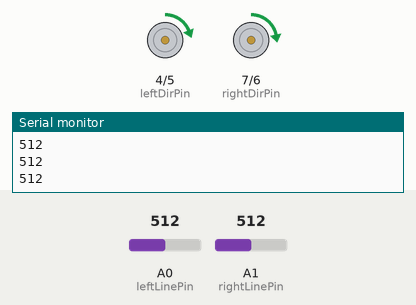
This sketch was run on a simulated Arduino Uno, built with avr-gcc and run on an emulated ATmega328P. Parts: direction and speed pins drawn as motors (green arrow = direction pin HIGH = forward, orange = LOW = backward, longer = more drive), the last lines printed to the serial monitor. The inputs (shaded band) are chosen by the test bench; at power-on: A0 (leftLinePin) = 512, A1 (rightLinePin) = 512.

Above: at 1.2 s.
1.3 s: A0 (leftLinePin) set to 760
At 2.4 s:
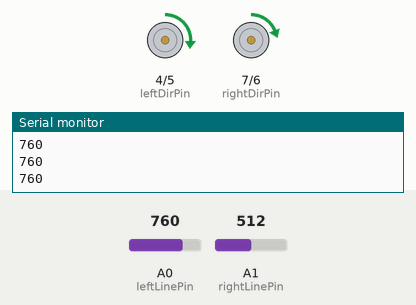
2.8 s: A1 (rightLinePin) set to 760
At 3.6 s:
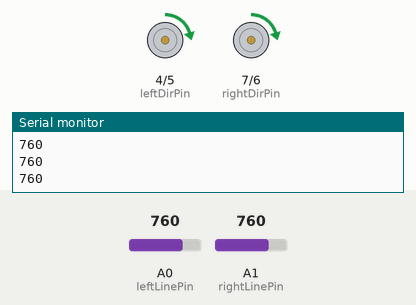
4.3 s: A0 (leftLinePin) set to 740
At 4.7 s:
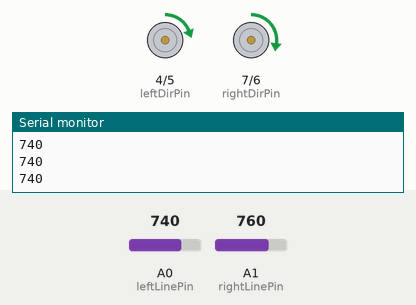
Timing chart, 0 to 7.3 s (numbered marks = the images above; inputs shaded):
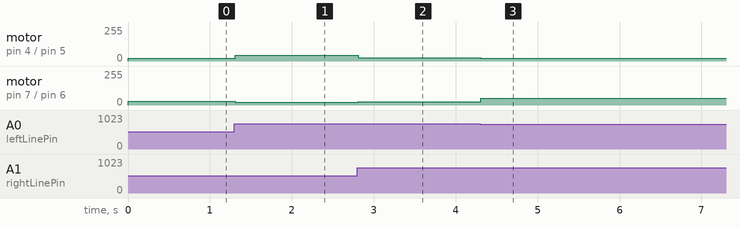

Measured:
- after the input at 1.3 s, motor on pin 4 (leftDirPin) / pin 5 (leftSpeedPin): forward 20/255 → forward 45/255 at once; motor on pin 7 (rightDirPin) / pin 6 (rightSpeedPin): forward 30/255 → forward 20/255 at once
- after the input at 2.8 s, motor on pin 4 (leftDirPin) / pin 5 (leftSpeedPin): forward 45/255 → forward 25/255 at once; motor on pin 7 (rightDirPin) / pin 6 (rightSpeedPin): forward 20/255 → forward 25/255 at once
- after the input at 4.3 s, motor on pin 4 (leftDirPin) / pin 5 (leftSpeedPin): forward 25/255 → forward 20/255 at once; motor on pin 7 (rightDirPin) / pin 6 (rightSpeedPin): forward 25/255 → forward 50/255 at once

The sketch:

sketch_feb14a.ino
```cpp
int leftLinePin = A0;
int rightLinePin = A1;

int leftDirPin = 4;
int leftSpeedPin = 5;

int rightDirPin = 7;
int rightSpeedPin = 6;

void go(int leftSpeed, int rightSpeed) {
  digitalWrite(leftDirPin, leftSpeed > 0);
  digitalWrite(rightDirPin, rightSpeed > 0);

  leftSpeed = abs(constrain(leftSpeed, -255, 255));
  rightSpeed = abs(constrain(rightSpeed, -255, 255));

  analogWrite(leftSpeedPin, leftSpeed);
  analogWrite(rightSpeedPin, rightSpeed);
}

void setup() {
  Serial.begin(9600);

  pinMode(leftDirPin, OUTPUT);
  pinMode(leftSpeedPin, OUTPUT);
  pinMode(rightDirPin, OUTPUT);
  pinMode(rightSpeedPin, OUTPUT);
}

void loop() {
  int runSpeedLeft = 30;
  int runSpeedRight = 30;
  if (analogRead(A0) > 750){
    runSpeedLeft += 10;
    runSpeedRight -= 10;
  }
  if (analogRead(A0) > 750 and analogRead(A1) > 750){
    runSpeedLeft -= 5;
    runSpeedRight -= 5;
  }
    if (analogRead(A0) <= 750 and analogRead(A1) <= 750){
    runSpeedLeft -= 10;
  }
    if (analogRead(A0) > 750 and analogRead(A1) <= 750){
    runSpeedLeft += 5;
  }
    if (analogRead(A0) <= 750 and analogRead(A1) > 750){
    runSpeedRight += 10;
  }
  if (analogRead(A1) > 750){
    runSpeedRight += 10;
    runSpeedLeft -= 10;
  }
  Serial.println(analogRead(A0));
  go(runSpeedLeft, runSpeedRight);
}
```
